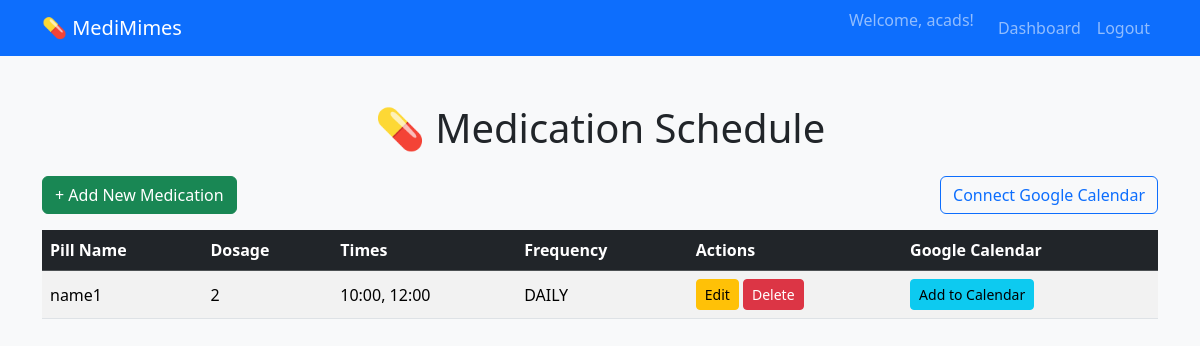
The app's page /medications/ (signed in), older data.
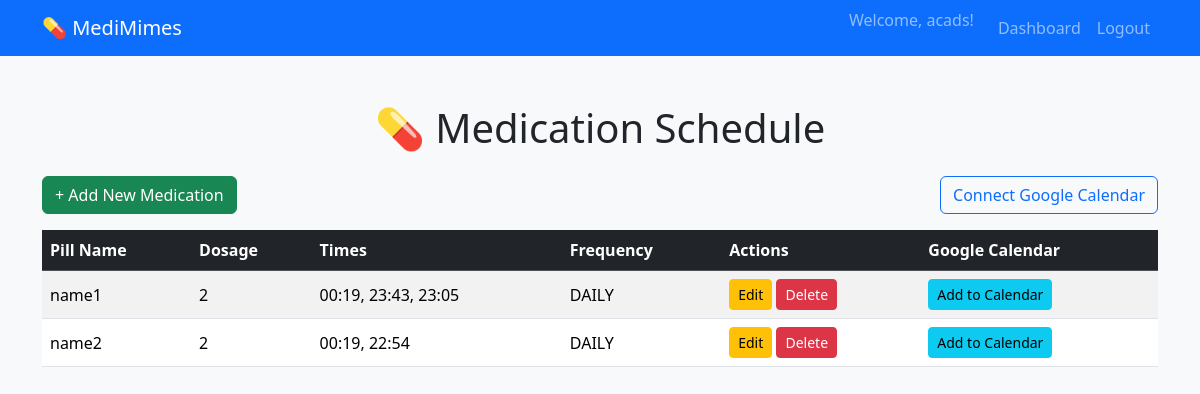
The same page, newer data.
### medicines/models.py (models this page shows, shortened)
class Medication(models.Model):
    user = models.ForeignKey(User, on_delete=models.CASCADE, null=True, blank=True)  # link with user
    pill_name = models.CharField(max_length=100)
    dosage = models.PositiveIntegerField(
        help_text="Dosage in milligrams",
        validators=[MaxValueValidator(10000)]
    )
    frequency = models.CharField(max_length=10, choices=FREQUENCY_CHOICES, default="DAILY")
    times_per_day = models.PositiveIntegerField(default=1, validators=[MaxValueValidator(24)])
    times = models.JSONField(default=list)
    created_at = models.DateTimeField(auto_now_add=True)

### medicines/views.py (the view)
# urls.py: path('medications/', views.medication_list, name='med_list'),
@login_required
def medication_list(request):
	meds = Medication.objects.filter(user=request.user)
	meds_data = []
	for med in meds:
		times_list = med.times if isinstance(med.times, list) else []
		meds_data.append({
			"pill_name": med.pill_name,
			"dosage": med.dosage,
			"times": times_list,
			"frequency": med.frequency,
			"times_per_day": med.times_per_day
		})
	meds_data_json = json.dumps(meds_data, cls=DjangoJSONEncoder)
	return render(request, 'medicines/medication_list.html', {
		'meds': meds,
		"VAPID_PUBLIC_KEY": settings.VAPID_PUBLIC_KEY,
		"meds_data_json": meds_data_json
	})

### medicines/templates/medicines/medication_list.html (shortened to what this page needs)
{% load static %}
<!DOCTYPE html>
<html lang="en">
<head>
    <link href="https://cdn.jsdelivr.net/npm/bootstrap@5.3.1/dist/css/bootstrap.min.css" rel="stylesheet">
</head>
<body class="bg-light">
<nav class="navbar navbar-expand-lg navbar-dark bg-primary">
    <div class="container">
        <a class="navbar-brand" href="#">💊 MediMimes</a>
        <div class="collapse navbar-collapse">
            <ul class="navbar-nav ms-auto">
                {% if user.is_authenticated %}
                <li class="nav-item">
                    <span class="navbar-text me-3">Welcome, {{ user.username }}!</span>
                </li>
                <li class="nav-item">
                    <a class="nav-link" href="{% url 'dashboard' %}">Dashboard</a>
                </li>
                <li class="nav-item">
                    <a class="nav-link" href="{% url 'logout' %}">Logout</a>
                </li>
                {% else %}
                <li class="nav-item">
                    <a class="nav-link" href="{% url 'login' %}">Login</a>
                </li>
                {% endif %}
            </ul>
        </div>
    </div>
</nav>
<div class="container mt-5">
    <h1 class="text-center mb-4">💊 Medication Schedule</h1>
    <div class="d-flex justify-content-between mb-3">
        <a href="{% url 'med_add' %}" class="btn btn-success">+ Add New Medication</a>
        {% if user.is_authenticated %}
        <a href="{% url 'google_calendar_auth' %}" class="btn btn-outline-primary">Connect Google Calendar</a>
        {% endif %}
    </div>
    <div class="table-responsive">
        <table class="table table-striped table-hover align-middle">
            <thead class="table-dark">
                <tr>
                    <th>Pill Name</th>
                    <th>Dosage</th>
                    <th>Times</th>
                    <th>Frequency</th>
                    <th>Actions</th>
                    <th>Google Calendar</th>
                </tr>
            </thead>
            <tbody>
                {% for m in meds %}
                <tr>
                    <td>{{ m.pill_name }}</td>
                    <td>{{ m.dosage }}</td>
                    <td>{{ m.times|join:", " }}</td>
                    <td>{{ m.frequency }}</td>
                    <td>
                        <a href="{% url 'med_edit' m.id %}" class="btn btn-sm btn-warning">Edit</a>
                        <a href="{% url 'med_delete' m.id %}" class="btn btn-sm btn-danger">Delete</a>
                    </td>
                    <td>
                        <button class="btn btn-sm btn-info add-to-calendar-btn" data-med-id="{{ m.id }}">
                            Add to Calendar
                        </button>
                    </td>
                </tr>
                {% empty %}
                <tr>
                    <td colspan="6" class="text-center">No medications added yet.</td>
                </tr>
                {% endfor %}
            </tbody>
        </table>
    </div>
</div>
</body>
</html>

Row changes from the older to the newer data that the page shows:
changed Medication "name1": times "10:00, 12:00" → "00:19, 23:43, 23:05"
added Medication: pill_name "name2", dosage "2", times "00:19, 22:54", frequency "DAILY"
